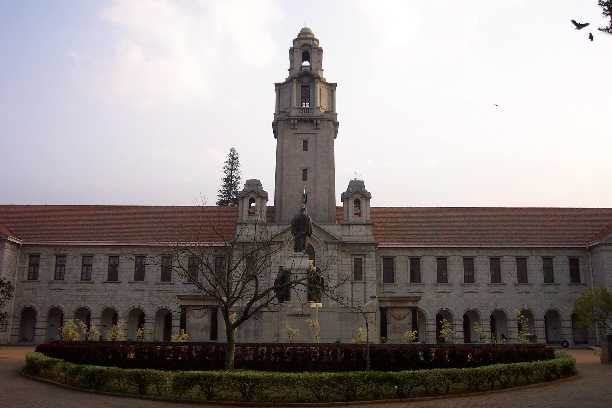
#> input picture EE_624_Assignment_2/building.jpg, 612 x 408 px
$ python hough.py
#> lines starting #> are read from the running program, lines starting #| are printed output that depends on the picture; after the words box and inside, x2 and y2 are one past the last pixel; in counts of white or black regions, pixels touching at a corner belong together
import cv2
import numpy as np

img = cv2.imread('../building.jpg')
#> img is the input picture: shape (408, 612, 3); mean B, G, R 135.8, 137.3, 144.4
gray = cv2.cvtColor(img,cv2.COLOR_BGR2GRAY)
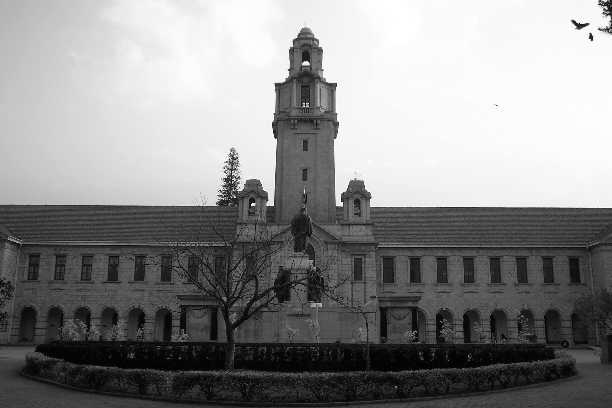
#> gray: shape (408, 612); min 0, max 255, mean 139.2
edges = cv2.Canny(gray,50,150,apertureSize = 3)
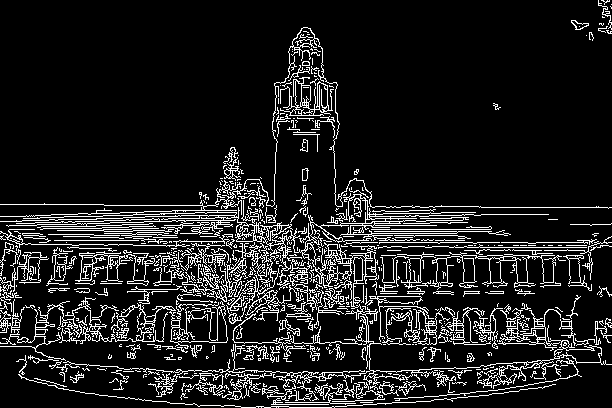
#> edges: shape (408, 612); 11.9% white in thin lines or dots
r = 30
cv2.imshow('original',img)
lines = cv2.HoughLines(edges,r,np.pi/180,100)
#> lines = 125 rows, first 8: [210, 1.8], [210, 1.64], [240, 1.75], [240, 1.59], [180, 1.85], [240, 1.54], [270, 1.47], [270, 1.68]

for rho,theta in lines[:,0,:]:
    a = np.cos(theta)
    b = np.sin(theta)
    x0 = a*rho
    y0 = b*rho
    x1 = int(x0 + 1000*(-b))
    y1 = int(y0 + 1000*(a))
    x2 = int(x0 - 1000*(-b))
    y2 = int(y0 - 1000*(a))

    cv2.line(img,(x1,y1),(x2,y2),(0,255,0),1,0)
#> this loop made 125 passes
#> (rho, theta, a, b, x0, y0, x1, y1) on passes 1 to 12: (210, 1.8, -0.225, 0.974, -47.24, 204.6, -1021, -20), (210, 1.64, -0.0698, 0.998, -14.65, 209.5, -1012, 139), (240, 1.75, -0.174, 0.985, -41.68, 236.4, -1026, 62), (240, 1.59, -0.0175, 1, -4.19, 240, -1004, 222), (180, 1.85, -0.276, 0.961, -49.61, 173, -1010, -102), (240, 1.54, 0.0349, 0.999, 8.38, 239.9, -991, 274), (270, 1.47, 0.105, 0.995, 28.22, 268.5, -966, 373), (270, 1.68, -0.105, 0.995, -28.22, 268.5, -1022, 163), (330, 1.43, 0.139, 0.99, 45.93, 326.8, -944, 465), (330, 1.33, 0.242, 0.97, 79.83, 320.2, -890, 562), (330, 1.57, -4.37e-08, 1, -1.44e-05, 330, -1000, 329), (360, 1.24, 0.326, 0.946, 117.2, 340.4, -828, 665)
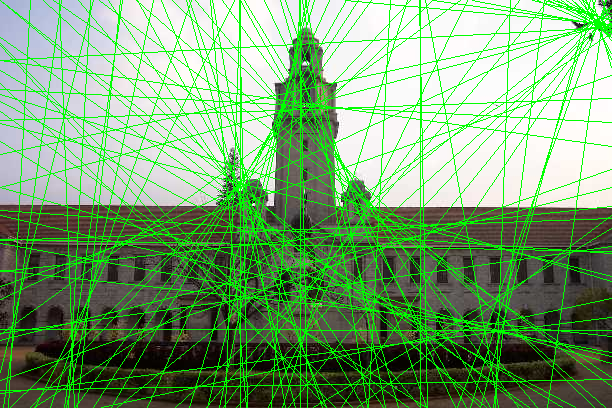
#> img: shape (408, 612, 3); 17.81% of pixels changed, all inside (x1, y1, x2, y2) = (0, 0, 612, 408)
cv2.imshow('houghlines'+str(r)+'.jpg',img)
cv2.imwrite('houghlines'+str(r)+'.jpg',img)
cv2.waitKey(0)
